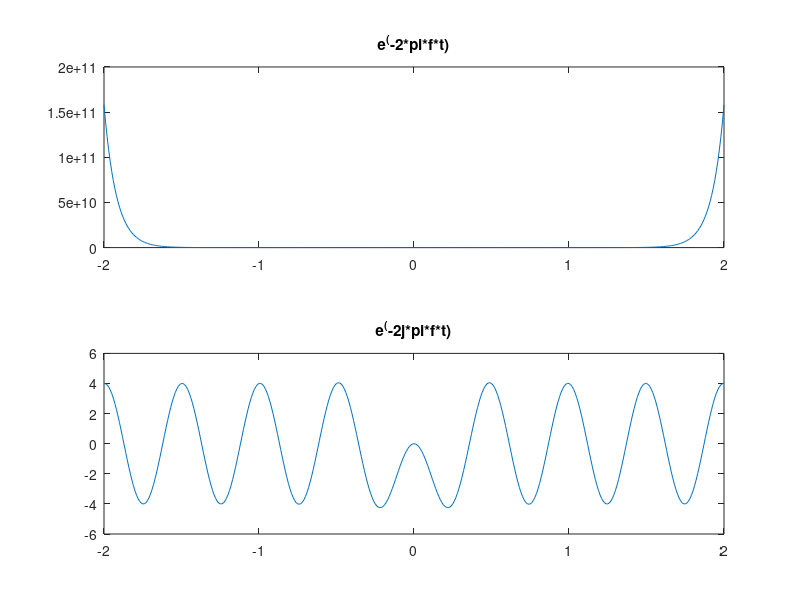

Here is the MATLAB script that generated this plot:
clc;
clear;
t=-2:0.01:2;
k=1;
for f =-2:0.01:2
    y1=exp(-2*pi*t*f);
    y2=exp(-j*2*pi*t*f);
    w1(k)=trapz(y1,t);
    w2(k)=trapz(y2,t);
    k=k+1;
end
subplot(2,1,1);
plot(t,w1);
title("e^(-2*pi*f*t)");
subplot(2,1,2);
plot(t,w2);
title("e^(-2j*pi*f*t)");